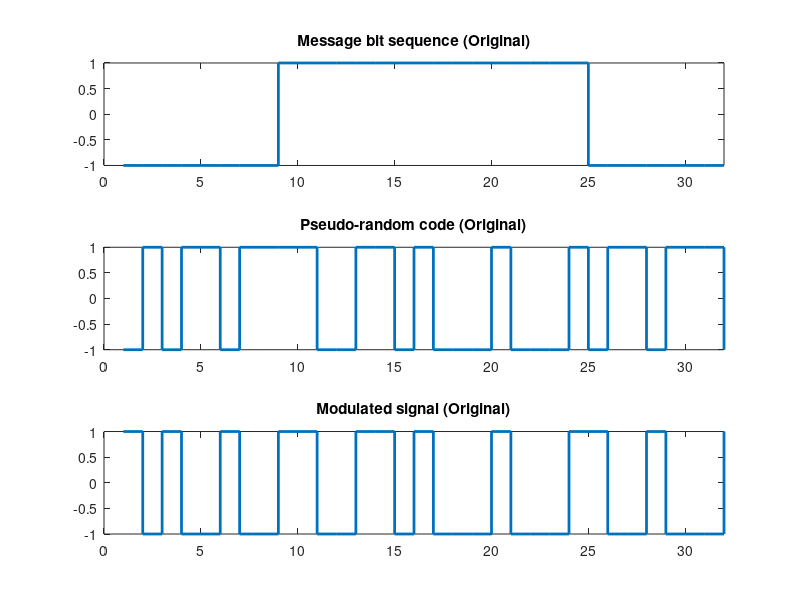
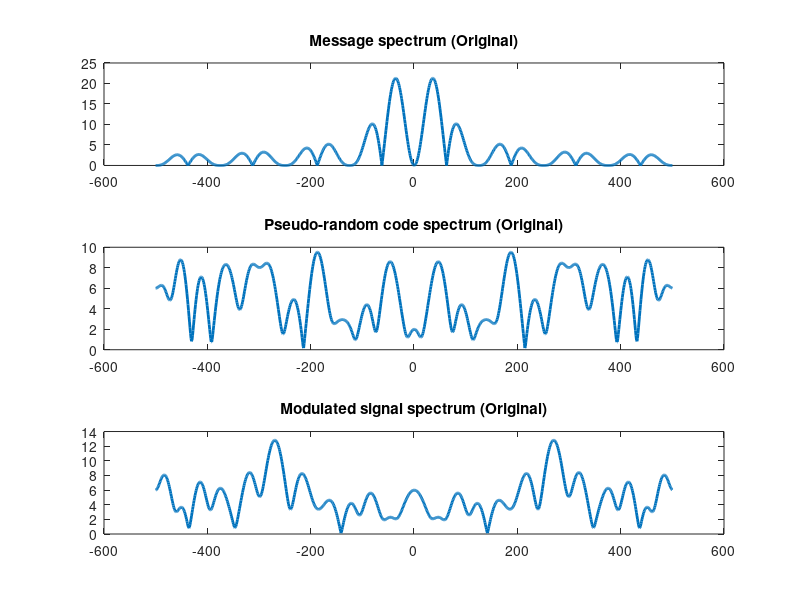
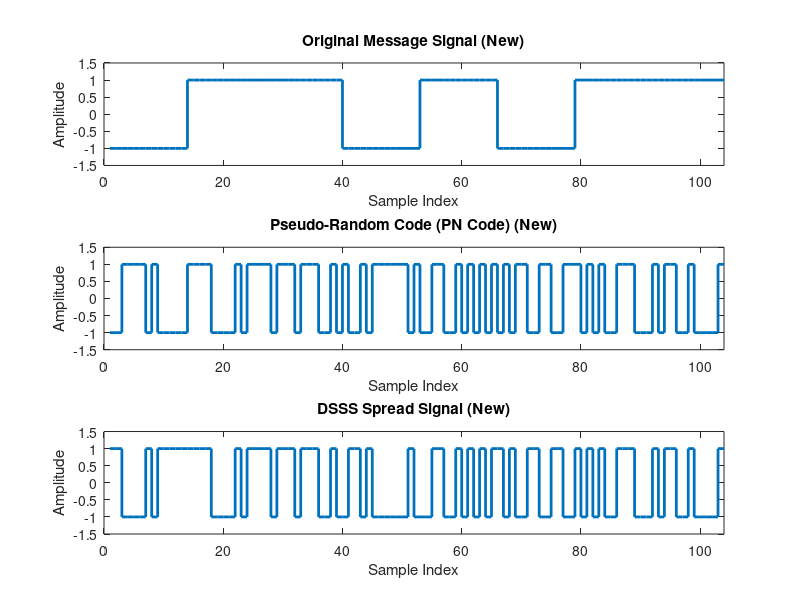
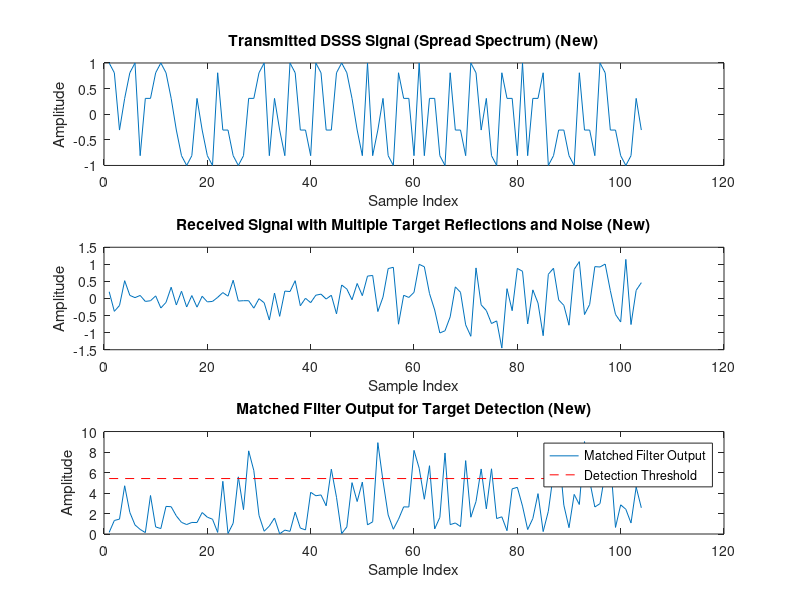

Reproduce these figures in MATLAB, in order.
clear all; close all; clc;

%% Parameters
Fs = 1e6;               % Sampling frequency (1 MHz)
fc = 1e5;               % Carrier frequency (100 kHz)
bit_t = 1e-3;           % Bit duration (1 ms)
num_bits = 100;         % Number of bits in the pseudo-random code
SNR = 10;               % Signal-to-Noise Ratio in dB
num_targets = 3;        % Number of targets

%% Generate the Pseudo-Random Code (PN code) for DSSS
pn_code = randi([0, 1], 1, num_bits);  % Generate random bits
pn_code(pn_code == 0) = -1;            % Map 0s to -1 for BPSK modulation

%% Message Signal (DSSS) - Example message generation
message = [0 1 1 0 1 0 1 1];           % Example binary message
message(message == 0) = -1;            % Map 0s to -1 for BPSK modulation

% Adjust num_bits to ensure it's a multiple of message length
message_length = length(message);
if mod(num_bits, message_length) ~= 0
    num_bits = message_length * ceil(num_bits / message_length); % Adjust num_bits to the nearest multiple
end

% Expand the message to match the length required for spreading
message_signal = kron(message, ones(1, num_bits / message_length));

% Ensure pn_code matches the length of message_signal
if length(pn_code) < length(message_signal)
    pn_code = repmat(pn_code, 1, ceil(length(message_signal) / length(pn_code)));
end
pn_code = pn_code(1:length(message_signal));  % Truncate if necessary

spread_signal = message_signal .* pn_code;  % Spread the message using the PN code

%% Carrier Signal Generation
t = (0:length(spread_signal)-1) / Fs;  % Time vector
carrier = cos(2 * pi * fc * t);        % Carrier signal

%% Transmit the Spread Spectrum Signal
tx_signal = spread_signal .* carrier;  % Modulated transmit signal

%% Simulate the Received Signal with Multiple Target Reflections and Noise
delays = [50, 150, 300];  % Delays in samples representing the targets' distances
rx_signal = zeros(1, length(tx_signal));

% Simulate reflections from multiple targets
for i = 1:num_targets
    % Create the delayed signal by padding zeros at the beginning
    delayed_signal = [zeros(1, delays(i)), tx_signal];
    
    % Ensure the delayed signal has the same length as rx_signal
    delayed_signal = delayed_signal(1:length(rx_signal));
    
    % Add the delayed signal to the received signal
    rx_signal = rx_signal + delayed_signal;  % Accumulate reflections from each target
end

%% Add Noise to the Received Signal
% Calculate the power of the transmitted signal
signal_power = mean(abs(tx_signal).^2);

% Calculate the noise power based on the desired SNR
noise_power = signal_power / (10^(SNR/10));

% Generate Gaussian noise with the calculated noise power
noise = sqrt(noise_power) * randn(size(tx_signal));

% Add the noise to the received signal
noisy_signal = rx_signal + noise;

%% Despreading and Demodulation using a Matched Filter
matched_filter = fliplr(pn_code);  % Matched filter is the time-reversed PN code
demod_signal = noisy_signal .* carrier;  % Demodulate the received signal

% Perform matched filtering on the demodulated signal
matched_output = conv(demod_signal, matched_filter, 'same');

%% Original Code: DSSS Modulation (Retain Original Plots)
Fs_old = 1000; fc_old = 100; fp = 4; bit_t_old = 0.1;
m = [0 0 1 1 1 1 0 0];  % Original message
m(m == 0) = -1;         % BPSK mapping
message_old = repmat(m, fp, 1);
message_old = reshape(message_old, 1, []);

pn_code_old = randi([0, 1], 1, length(m) * fp);
pn_code_old(pn_code_old == 0) = -1;
DSSS_old = message_old .* pn_code_old;

%% Plot Time-Domain Signal, PN Code, and DSSS Signal from Original Code
figure;
subplot(3,1,1); stairs(message_old, 'linewidth', 2);
title('Message bit sequence (Original)');
axis([0 length(message_old) -1 1]);

subplot(3,1,2); stairs(pn_code_old, 'linewidth', 2);
title('Pseudo-random code (Original)');
axis([0 length(pn_code_old) -1 1]);

subplot(3,1,3); stairs(DSSS_old, 'linewidth', 2);
title('Modulated signal (Original)');
axis([0 length(DSSS_old) -1 1]);

%% Plot Frequency-Domain Signals from Original Code
f_old = linspace(-Fs_old/2, Fs_old/2, 1024);
figure;
subplot(3,1,1); plot(f_old, abs(fftshift(fft(message_old, 1024))), 'linewidth', 2);
title('Message spectrum (Original)');

subplot(3,1,2); plot(f_old, abs(fftshift(fft(pn_code_old, 1024))), 'linewidth', 2);
title('Pseudo-random code spectrum (Original)');

subplot(3,1,3); plot(f_old, abs(fftshift(fft(DSSS_old, 1024))), 'linewidth', 2);
title('Modulated signal spectrum (Original)');

%% DSSS Modulation Figures (New Code)
figure;
subplot(3, 1, 1);
stairs(message_signal, 'linewidth', 2);
title('Original Message Signal (New)');
xlabel('Sample Index'); ylabel('Amplitude');
axis([0 length(message_signal) -1.5 1.5]);

subplot(3, 1, 2);
stairs(pn_code, 'linewidth', 2);
title('Pseudo-Random Code (PN Code) (New)');
xlabel('Sample Index'); ylabel('Amplitude');
axis([0 length(pn_code) -1.5 1.5]);

subplot(3, 1, 3);
stairs(spread_signal, 'linewidth', 2);
title('DSSS Spread Signal (New)');
xlabel('Sample Index'); ylabel('Amplitude');
axis([0 length(spread_signal) -1.5 1.5]);

%% Matched Filter and Radar Target Detection Figures (New Code)
figure;
subplot(3, 1, 1);
plot(tx_signal);
title('Transmitted DSSS Signal (Spread Spectrum) (New)');
xlabel('Sample Index'); ylabel('Amplitude');

subplot(3, 1, 2);
plot(noisy_signal);
title('Received Signal with Multiple Target Reflections and Noise (New)');
xlabel('Sample Index'); ylabel('Amplitude');

subplot(3, 1, 3);
plot(abs(matched_output));
title('Matched Filter Output for Target Detection (New)');
xlabel('Sample Index'); ylabel('Amplitude');
hold on;
threshold = 0.6 * max(abs(matched_output));  % Threshold for target detection
plot([1 length(matched_output)], [threshold threshold], 'r--');
legend('Matched Filter Output', 'Detection Threshold');

%% Identify Targets Based on Threshold (New Code)
detected_targets = find(abs(matched_output) > threshold);
disp('Detected Targets at Sample Indices:');
disp(detected_targets);

% Visualize target positions
figure;
stem(detected_targets, ones(size(detected_targets)), 'r', 'LineWidth', 2);
title('Detected Targets at Different Ranges');
xlabel('Sample Index'); ylabel('Target Presence');
